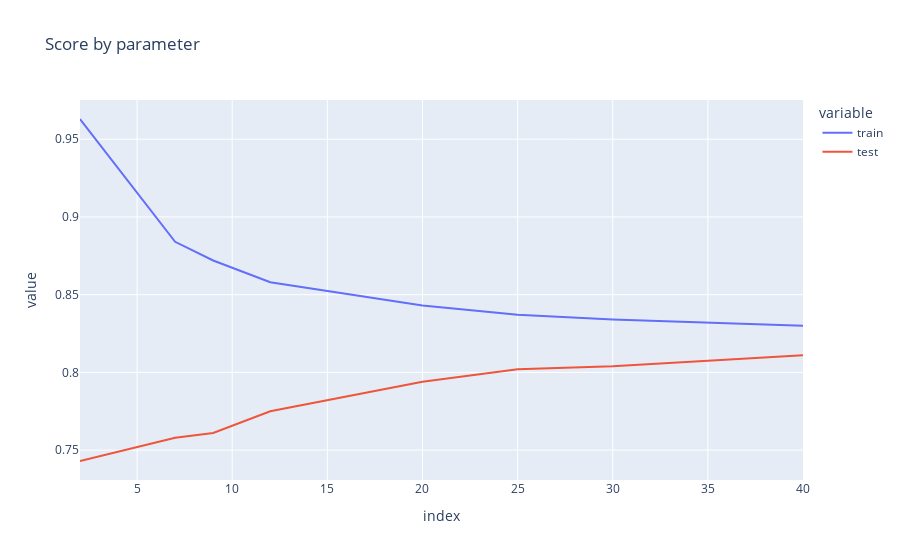

Notebook code cell kept with this figure:
### Code cell
import plotly.express as px

fig = px.line(score, x=score.index, y=[score.train, score.test], title='Score by parameter')

fig.show()

### Figure 1 — Plotly figure (JSON) as saved in the notebook; plotly's stock layout.template omitted (floating-point values rounded to 4 significant figures)
{"data": [{"hovertemplate": "variable=train<br>index=%{x}<br>value=%{y}<extra></extra>", "legendgroup": "train", "line": {"color": "#636efa", "dash": "solid"}, "marker": {"symbol": "circle"}, "mode": "lines", "name": "train", "orientation": "h", "showlegend": true, "type": "scatter", "x": [2, 7, 9, 12, 20, 25, 30, 40], "xaxis": "x", "y": [0.963, 0.884, 0.872, 0.858, 0.843, 0.837, 0.834, 0.83], "yaxis": "y"}, {"hovertemplate": "variable=test<br>index=%{x}<br>value=%{y}<extra></extra>", "legendgroup": "test", "line": {"color": "#EF553B", "dash": "solid"}, "marker": {"symbol": "circle"}, "mode": "lines", "name": "test", "orientation": "h", "showlegend": true, "type": "scatter", "x": [2, 7, 9, 12, 20, 25, 30, 40], "xaxis": "x", "y": [0.743, 0.758, 0.761, 0.775, 0.794, 0.802, 0.804, 0.811], "yaxis": "y"}], "layout": {"legend": {"title": {"text": "variable"}, "tracegroupgap": 0}, "title": {"text": "Score by parameter"}, "xaxis": {"anchor": "y", "domain": [0, 1], "title": {"text": "index"}}, "yaxis": {"anchor": "x", "domain": [0, 1], "title": {"text": "value"}}}}
